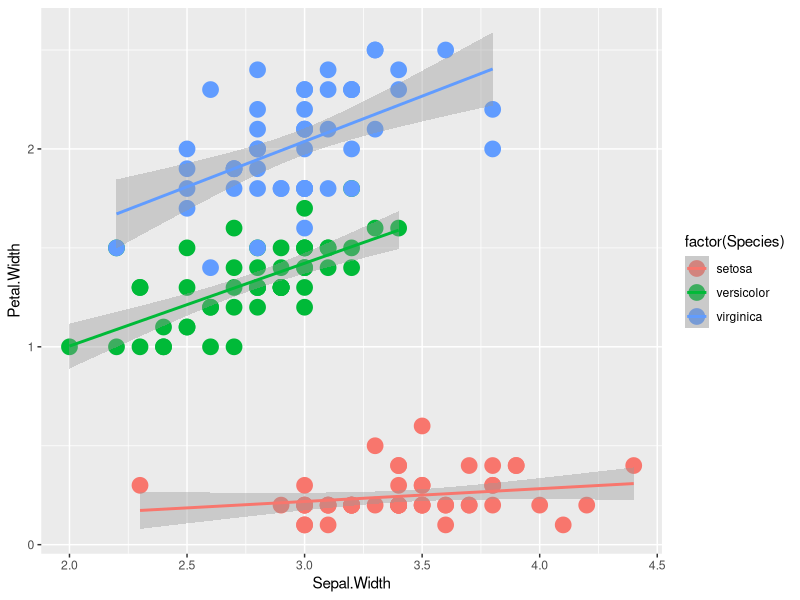

Here is the R script that generated this plot:
#Постройте scatterplot по данным iris, сохранив его в переменную my_plot : 
#Ось X - переменная Sepal.Width
#Ось Y -  переменная Petal.Width
#Цвет точек - переменная Species
#Также добавьте линейное сглаживание для каждой группы наблюдений по переменной Species.

library(ggplot2)
my_plot <- ggplot(iris, aes(x = Sepal.Width, y = Petal.Width, col = factor(Species)))+
  geom_point(size = 5)+
  geom_smooth(method = "lm")

